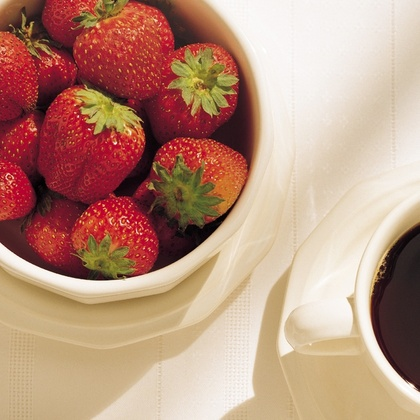
%> input picture MATLAB之图像处理/300图像锐化/3.jpg, 420 x 420 px, shrunk from 666 x 666 before the run
$ octave code.m   (GNU Octave 9; MATLAB toolbox functions it lacks are replaced by stand-ins)
%> lines starting %> are read from the running program, lines starting %| are printed output that depends on the picture
clc;
clear;
close all;

img = imread('3.jpg');
%> img is the input picture: size 420x420x3 uint8; mean R, G, B 186.2, 145.9, 126.3

figure('name', '原图');
% imshow(img);

gray = rgb2gray(img);
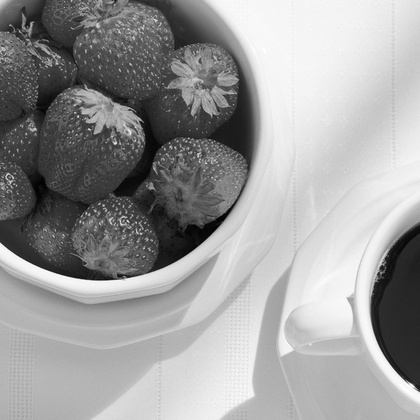
%> gray: size 420x420 uint8; min 0, max 255, mean 155.7
% figure("Name",'gray');
imshow(gray);

[m, n] = size(gray);
%> m = 420; n = 420

% 预设好矩阵大小
x_sobel = double(gray);
y_sobel = double(gray);
for i = 2:m-1
    for j = 2:n-1
        % 分别用x、y方向的算子检测边缘，然后合成
        % x_con = [-1,0,1; -2,0,2; -1,0,1];
        % y_con = [-1,-2,-1; 0,0,0; 1,2,1];
        x_sobel(i,j) = (-1*gray(i-1, j-1) + gray(i-1, j+1) ... % 三个省略号表示接着下一行
            -2*gray(i, j-1) + 2*gray(i, j+1) ...
            -1*gray(i+1, j-1) + gray(i+1, j+1));

        y_sobel(i, j) = (-1*gray(i-1, j-1) - 2*gray(i-1, j) - gray(i-1, j+1) ...
            +gray(i+1, j-1) + 2*gray(i+1, j) + gray(i+1, j+1));
    end
end
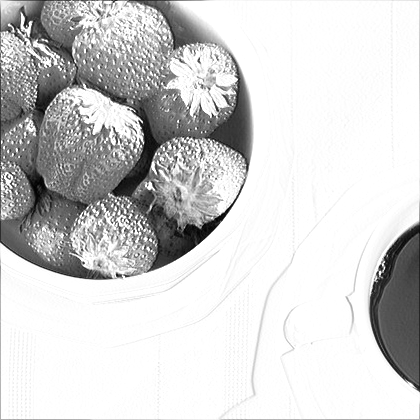
%> x_sobel: size 420x420 double; min 1, max 255, mean 209.9
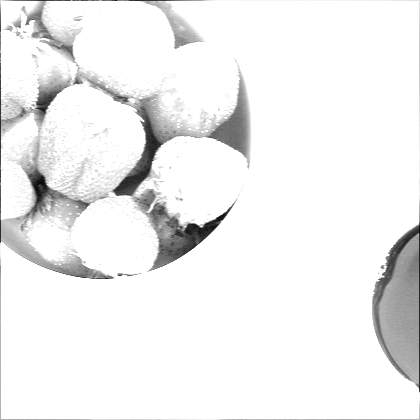
%> y_sobel: size 420x420 double; min 6, max 255, mean 240.1
img_sobel = sqrt(x_sobel.^2 + y_sobel.^2);
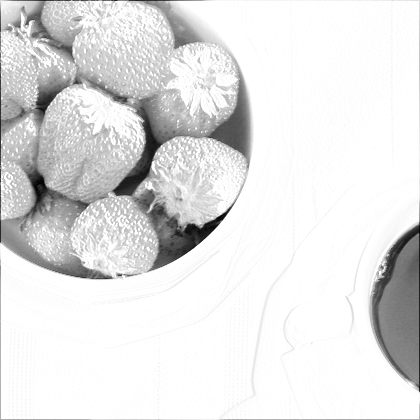
%> img_sobel: size 420x420 double; min 8.06, max 360.6, mean 321.5; drawn with min black and max white
figure('name', 'img_sobel');
imshow(uint8(img_sobel));
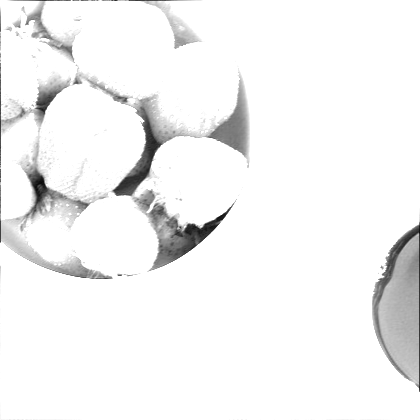
%> displayed picture: size 420x420, on the screen's scale of 0 to 255; min 8, max 255, mean 243.6
% imshow(img_sobel);
